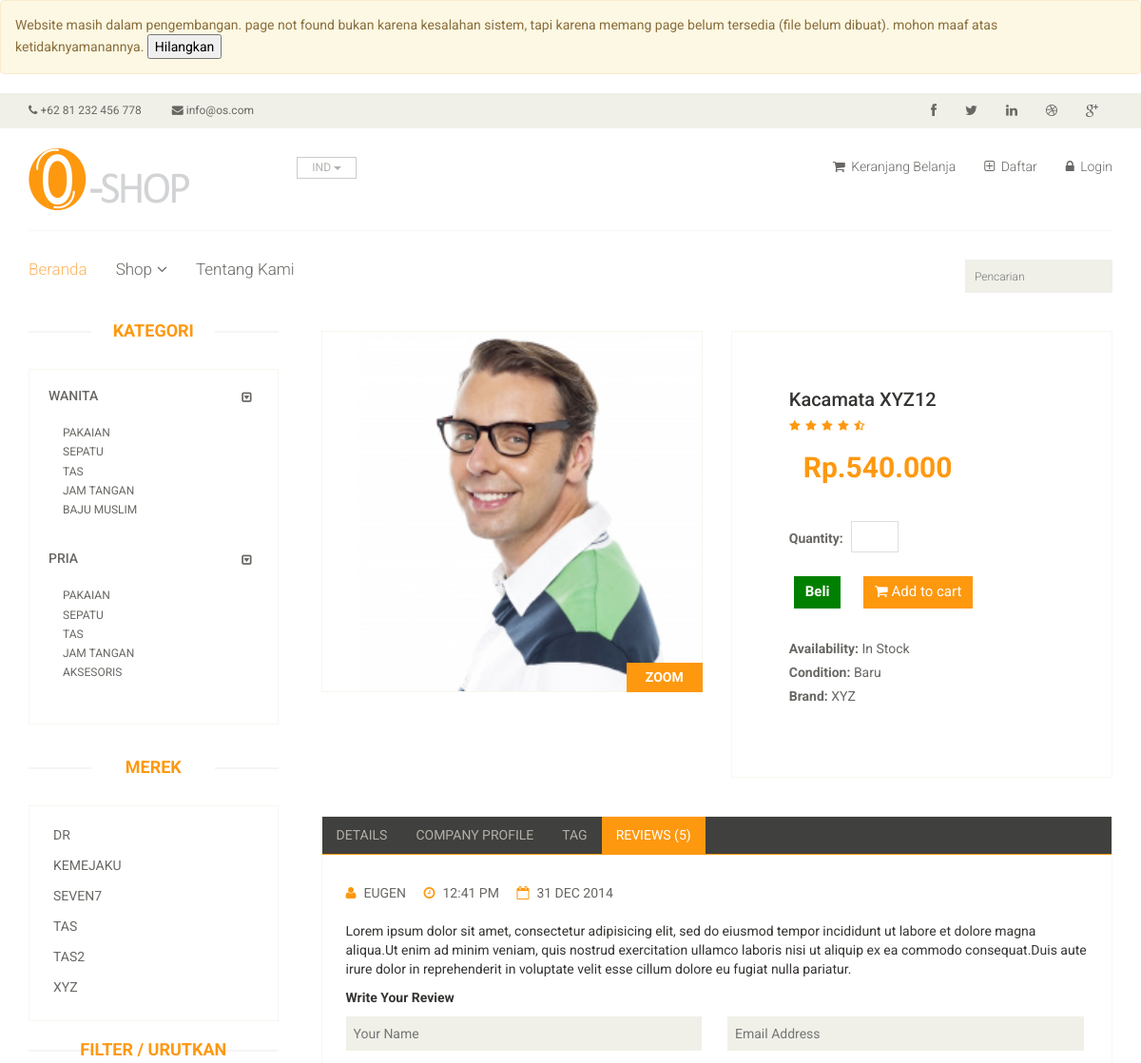
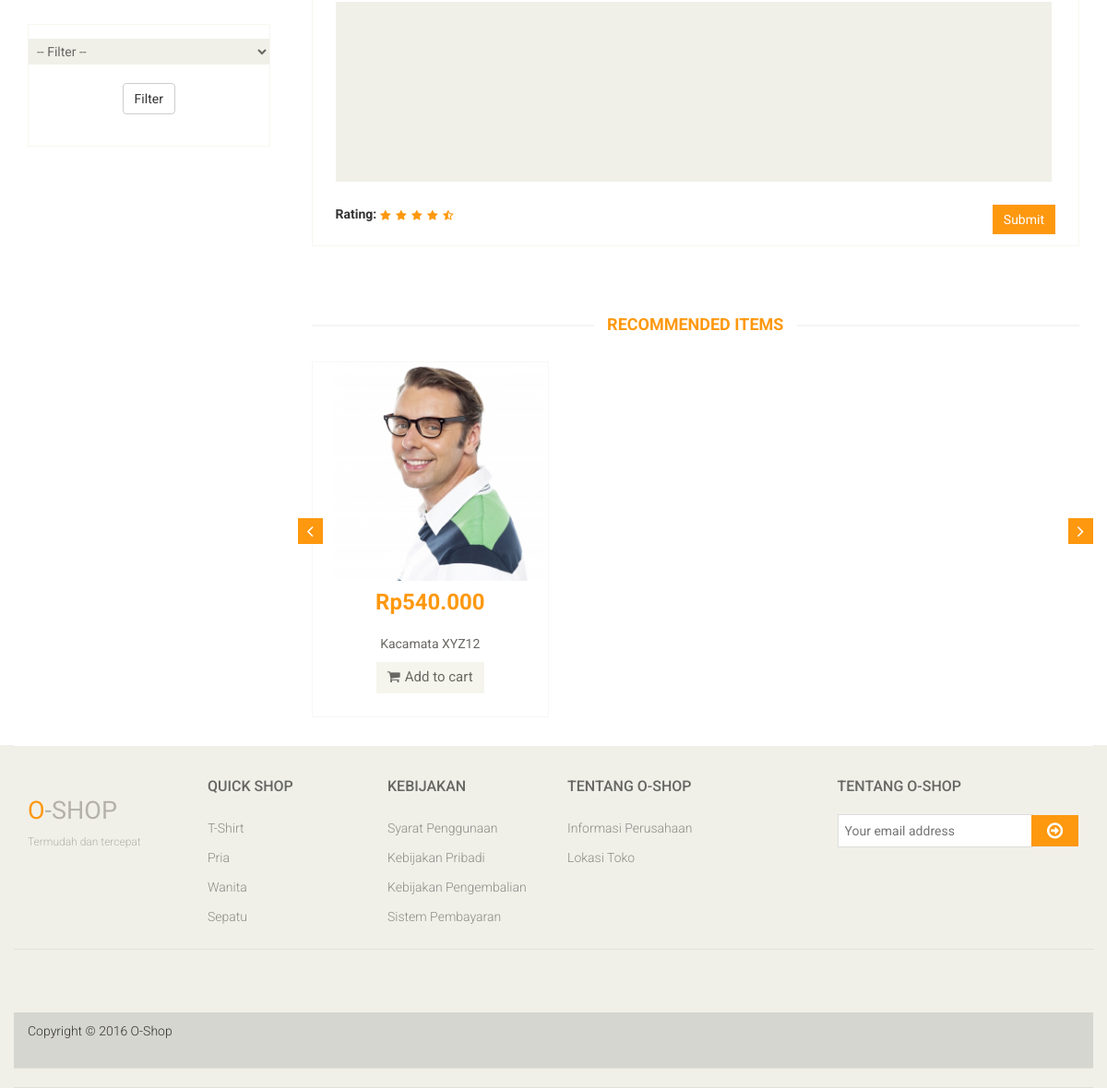
The page /produk/s/9 on the database its author committed (2 pictures, top to bottom).
### tables this page shows
CREATE TABLE `subkategori` (
  `id_sub` int(11) NOT NULL,
  `nama_sub` varchar(30) NOT NULL,
  `kategori` int(11) NOT NULL
);

CREATE TABLE `produk` (
  `id_produk` int(11) NOT NULL,
  `nama_produk` varchar(50) NOT NULL,
  `detail_produk` longtext NOT NULL,
  `stock_produk` int(11) NOT NULL,
  `kondisi_produk` int(11) NOT NULL,
  `brand_produk` varchar(50) NOT NULL,
  `harga_produk` int(11) NOT NULL,
  `kategori_produk` int(11) NOT NULL,
  `foto_produk` varchar(100) NOT NULL
);

### application/controllers/Produk.php (called while the page is built, shortened)
<?php
class Produk extends CI_Controller {
	public function __construct()
	{
		$this->load->model('ProdukModel');
		$this->load->model('UserModel');
	}
	public function s($id = NULL)
	{
		$data['slider'] = 0;
		if ($id != NULL) {
			$data['isi'] = 'konten/detail_produk';
			$data['produk'] = $this->ProdukModel->get_by_id($id);
			$data['pria'] = $this->ProdukModel->get_kategori(1);
			$data['wanita'] = $this->ProdukModel->get_kategori(2);
			$b = $this->ProdukModel->get_brand();
			$i = 0;
			foreach ($b as $value) {
				$brand[$i] = $value->brand_produk;
				$i++;
			}
			$i = 0;
			$c = 0;
			$max = count($brand);
			while ($i < $max) {
				if ($i < $max-1) {
					if ($brand[$i] == $brand[$i+1]) {
						$i++;
						$data['brand'][$c] = $brand[$i];
						if ($brand[$i+1] != $brand[$i+2]) {
							$c++;
						}
					}else{
						$data['brand'][$c] = $brand[$i];
						$c++;
					}
				}else {
					$data['brand'][$c] = $brand[$i];
				}
				$i++;
			}
			$data['title'] = $data['produk']->nama_produk;
			$data['recommended'] = $this->ProdukModel->get_by_rec($data['produk']->kategori_produk);
			$this->load->view('main', $data);
		}
	}
}

### index.php (called while the page is built, shortened)
<?php
require_once BASEPATH.'core/CodeIgniter.php';

### application/models/ProdukModel.php (called while the page is built, shortened)
<?php
class ProdukModel extends CI_Model {
	function get_by_id($id)
	{
		$this->db->where('id_produk', $id);
		$result = $this->db->get('produk');
		return $result->row();
	}
	function get_kategori($id)
	{
		$this->db->where('kategori', $id);
		$r = $this->db->get('subkategori');
		return $r->result();
	}
	function get_brand()
	{
		$this->db->select('brand_produk');
		$this->db->order_by('brand_produk', 'asc');
		$r = $this->db->get('produk');
		return $r->result();
	}
	function get_by_rec($id)
	{
		$this->db->where('kategori_produk', $id);
		$r = $this->db->get('produk', 9, 0);
		return $r->result();
	}
}

### application/views/konten/detail_produk.php (the view, shortened to what this page needs)
<div class="product-details">
	<div class="col-sm-6">
		<div class="view-product">
			<img src="<?php echo base_url('assets/images/produk/'); echo $produk->foto_produk; ?>" alt="" />
			<h3>ZOOM</h3>
		</div>
	</div>
	<div class="col-sm-6">
		<div class="product-information">
			<h2><?php echo $produk->nama_produk; ?></h2>
			<img src="<?php echo base_url('assets/images/produk/rating.png'); ?>" alt="" />
			<br>
			<span class="col-md-12">
				<span>Rp.<?php echo number_format($produk->harga_produk, 0, ',', '.') ?></span>
			</span>
			<span>
				<form action="<?php echo base_url('user/proses_cart'); ?>" method="POST" accept-charset="utf-8">
				<p>
					<label>Quantity:</label>
					<input type="number" name="qty" value="" min="1" required />
				</p>
				<br>
				<div class="row">
					<button type="submit" name="submit" value="buy" class="btn btn-fefault cart" style="background: green;">
						<b>Beli</b>
					</button>
					<button type="submit" name="submit" value="cart" class="btn btn-fefault cart">
						<i class="fa fa-shopping-cart"></i>
						Add to cart
					</button>
				</div>
				</form>
			</span>
			<p><b>Availability:</b> In Stock</p>
			<p><b>Condition:</b> <?php if($produk->kondisi_produk == 1) echo "Baru"; else echo 'Bekas'; ?></p>
			<p><b>Brand:</b> <?php echo $produk->brand_produk; ?></p>
		</div>
	</div>
</div>
<div class="category-tab shop-details-tab">
	<div class="col-sm-12">
		<ul class="nav nav-tabs">
			<li><a href="#details" data-toggle="tab">Details</a></li>
			<li><a href="#companyprofile" data-toggle="tab">Company Profile</a></li>
			<li><a href="#tag" data-toggle="tab">Tag</a></li>
			<li class="active"><a href="#reviews" data-toggle="tab">Reviews (5)</a></li>
		</ul>
	</div>
	<div class="tab-content">
		<div class="tab-pane fade active in" id="reviews" >
			<div class="col-sm-12">
				<ul>
					<li><a href=""><i class="fa fa-user"></i>EUGEN</a></li>
					<li><a href=""><i class="fa fa-clock-o"></i>12:41 PM</a></li>
					<li><a href=""><i class="fa fa-calendar-o"></i>31 DEC 2014</a></li>
				</ul>
				<p>Lorem ipsum dolor sit amet, consectetur adipisicing elit, sed do eiusmod tempor incididunt ut labore et dolore magna aliqua.Ut enim ad minim veniam, quis nostrud exercitation ullamco laboris nisi ut aliquip ex ea commodo consequat.Duis aute irure dolor in reprehenderit in voluptate velit esse cillum dolore eu fugiat nulla pariatur.</p>
				<p><b>Write Your Review</b></p>
				<form action="#">
					<span>
						<input type="text" placeholder="Your Name"/>
						<input type="email" placeholder="Email Address"/>
					</span>
					<textarea name="" ></textarea>
					<b>Rating: </b> <img src="images/product-details/rating.png" alt="" />
					<button type="button" class="btn btn-default pull-right">
						Submit
					</button>
				</form>
			</div>
		</div>
	</div>
</div>
<div class="recommended_items">
	<h2 class="title text-center">recommended items</h2>
	<div id="recommended-item-carousel" class="carousel slide" data-ride="carousel">
		<?php
			if ($recommended != NULL) {
		echo "<div class='carousel-inner'>";
		echo "<div class='item active'>";
				foreach ($recommended as $value) {
		?>
					<div class="col-sm-4">
						<div class="product-image-wrapper">
							<div class="single-products">
								<div class="productinfo text-center">
									<img src="<?php echo base_url('assets/images/produk/') .$value->foto_produk; ?>" alt="" />
									<h2>Rp<?php echo number_format($value->harga_produk, 0, ',', '.') ?></h2>
									<p><?php echo $value->nama_produk; ?></p>
									<a href="<?php echo base_url('user/proses_cart/') .$value->id_produk; ?>" title="">
										<button type="button" class="btn btn-default add-to-cart"><i class="fa fa-shopping-cart"></i>Add to cart</button>
									</a>
								</div>
							</div>
						</div>
					</div>
		<?php
				}
		echo "</div>";
			}
		?>
		</div>
		 <a class="left recommended-item-control" href="#recommended-item-carousel" data-slide="prev">
			<i class="fa fa-angle-left"></i>
		  </a>
		  <a class="right recommended-item-control" href="#recommended-item-carousel" data-slide="next">
			<i class="fa fa-angle-right"></i>
		  </a>
	</div>
</div>

### application/views/layout/sidebar.php (shortened to what this page needs)
<section>
	<div class="container">
		<div class="row">
			<div class="col-sm-3">
				<div class="left-sidebar">
					<h2>Kategori</h2>
					<div class="panel-group category-products" id="accordian">
						<div class="panel panel-default">
							<div class="panel-heading">
								<h4 class="panel-title">
									<a data-toggle="collapse" data-parent="#accordian" href="#sportswear">
										<span class="badge pull-right"><i class="fa fa-caret-square-o-down"></i></span>
										<a href="<?php echo base_url('welcome/kategori/wanita'); ?>" title="">Wanita</a>
									</a>
								</h4>
							</div>
							<div id="sportswear" class="panel-collapse in">
								<div class="panel-body">
									<ul>
										<?php
											if ($wanita != NULL) {
												foreach ($wanita as $value) {
										?>
													<li><a href="<?php echo base_url('produk/kategori/') .$value->id_sub; ?>"><?php echo $value->nama_sub; ?> </a></li>
										<?php
												}
											}
										?>
									</ul>
								</div>
							</div>
						</div>
						<div class="panel panel-default">
							<div class="panel-heading">
								<h4 class="panel-title">
									<a data-toggle="collapse" data-parent="#accordian" href="#mens">
										<span class="badge pull-right"><i class="fa fa-caret-square-o-down"></i></span>
										<a href="<?php echo base_url('welcome/kategori/pria'); ?>" title="">Pria</a>
									</a>
								</h4>
							</div>
							<div id="mens" class="panel-collapse in">
								<div class="panel-body">
									<ul>
										<?php
											if ($pria != NULL) {
												foreach ($pria as $value) {
										?>
													<li><a href="<?php echo base_url('produk/kategori/') .$value->id_sub; ?>"><?php echo $value->nama_sub; ?> </a></li>
										<?php
												}
											}
										?>
									</ul>
								</div>
							</div>
						</div>
					</div>
					<div class="brands_products">
						<h2>Merek</h2>
						<div class="brands-name">
							<ul class="nav nav-pills nav-stacked">
								<?php
									if ($brand != NULL) {
										foreach ($brand as $value) {
								?>
											<li><a href="<?php echo base_url('produk/brand/') .$value; ?>"> <span class="pull-right"></span><?php echo $value; ?></a></li>
								<?php
										}
									}
								?>
							</ul>
						</div>
					</div>
					<br>
					<div class="brands_products">
						<h2>Filter / Urutkan</h2>
						<div class="brands-name">
							<form action="<?php echo base_url('welcome/index'); ?>" method="get" accept-charset="utf-8">
								<select name="orderby" required >
									<option value="">-- Filter --</option>
								</select>
								<div align="center">
									<br>
									<button type="submit" class="btn btn-default">Filter</button>
								</div>
							</form>
						</div>
					</div>
				</div>
			</div>
			<div class="col-sm-9 padding-right">

### rows shown on the page
subkategori: nama_sub "PAKAIAN"
subkategori: nama_sub "SEPATU"
subkategori: nama_sub "TAS"
subkategori: nama_sub "JAM TANGAN"
subkategori: nama_sub "BAJU MUSLIM"
subkategori: nama_sub "PAKAIAN"
subkategori: nama_sub "SEPATU"
subkategori: nama_sub "TAS"
subkategori: nama_sub "JAM TANGAN"
subkategori: nama_sub "AKSESORIS"
produk: foto_produk (picture), nama_produk "Kacamata XYZ12", harga_produk "540.000", brand_produk "XYZ"

### other values the page prints
$value "DR"
$value "KEMEJAKU"
$value "SEVEN7"
$value "TAS"
$value "TAS2"
$value "XYZ"
